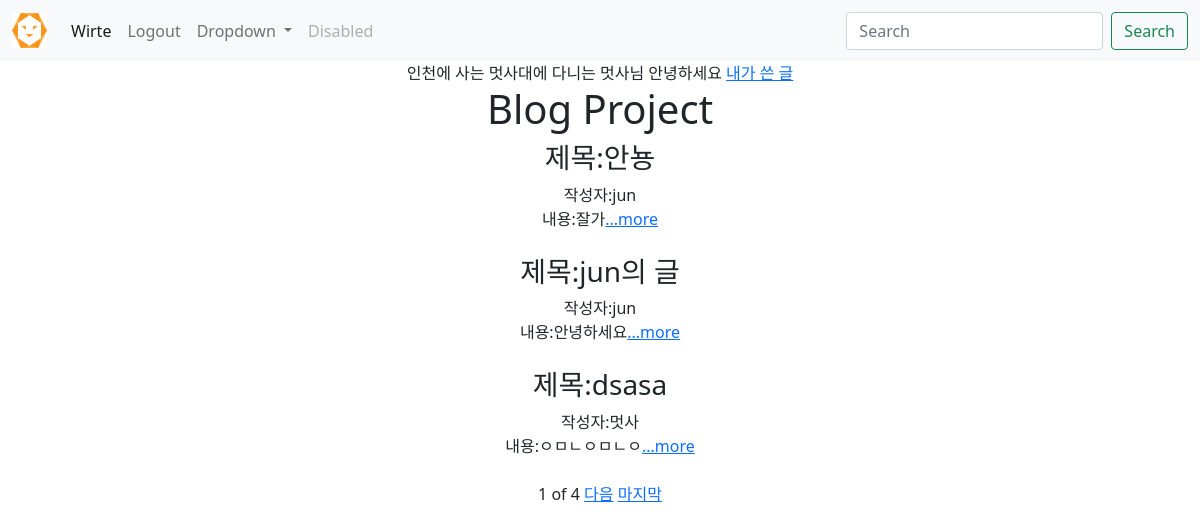
/ (signed in), run on the app's committed database.
### account/models.py (models this page shows)
class CustomUser(AbstractUser):
    nickname = models.CharField(max_length=100)
    university = models.CharField(max_length=50)
    location = models.CharField(max_length=200)

### blog/models.py (models this page shows, shortened)
class Blog(models.Model):
    title = models.CharField(max_length=200)
    writer = models.CharField(max_length=10)
    pub_date= models.DateTimeField()
    body = models.TextField()
    image = models.ImageField(blank = True, null = True, upload_to = "blog/")
    def summary(self):
        return self.body[:100]

### blog/views.py (the view, shortened to what this page needs)
# urls.py: 2. Add a URL to urlpatterns:  path('', views.home, name='home')
def home(request):
    blogs = Blog.objects.order_by('-pub_date')
    paginator = Paginator(blogs,3)
    page = request.GET.get('page')
    blogs = paginator.get_page(page)
    search = request.GET.get('search')
    return render(request, 'home.html',{'blogs':blogs})

### blog/templates/home.html (shortened to what this page needs)
<!DOCTYPE html>
<html lang="en">
<head>
</head>
<body style="text-align: center;">
    {%extends 'base.html'%}
    {%block content%}
    {% if user.is_authenticated %}
    {{user.location}}에 사는 {{user.university}}에 다니는 {{user.nickname}}님 안녕하세요
    <a href="?search=true&writer={{user.nickname}}">내가 쓴 글</a>
    {% endif %}
    <h1>Blog Project</h1>
    <div class="container">
        {% for blog in blogs%}
           <div>
            <h3>제목:{{ blog.title }}</h3>
            작성자:{{ blog.writer }}<br>
            내용:{{ blog.summary }}<a href="{%url 'detail' blog.id%}">...more</a><br><br>
           </div>
        {% endfor %}
    </div>
    <span>{{blogs.number}}</span>
    <span>of</span>
    <span>{{blogs.paginator.num_pages}}</span>
    {% if blogs.has_next %}
    <a href="?page={{blogs.next_page_number}}">다음</a>
    <a href="?page={{blogs.paginator.num_pages}}">마지막</a>
    {% endif %}
    {%endblock%}

### data on the page
CustomUser: location "인천", university "멋사대", nickname "멋사"
Blog: title "안뇽", writer "jun", summary "잘가"
Blog: title "jun의 글", writer "jun", summary "안녕하세요"
Blog: title "dsasa", writer "멋사", summary "ㅇㅁㄴㅇㅁㄴㅇ"

### other printed values
{{ blogs.number }} "1"
{{ blogs.paginator.num_pages }} "4"
